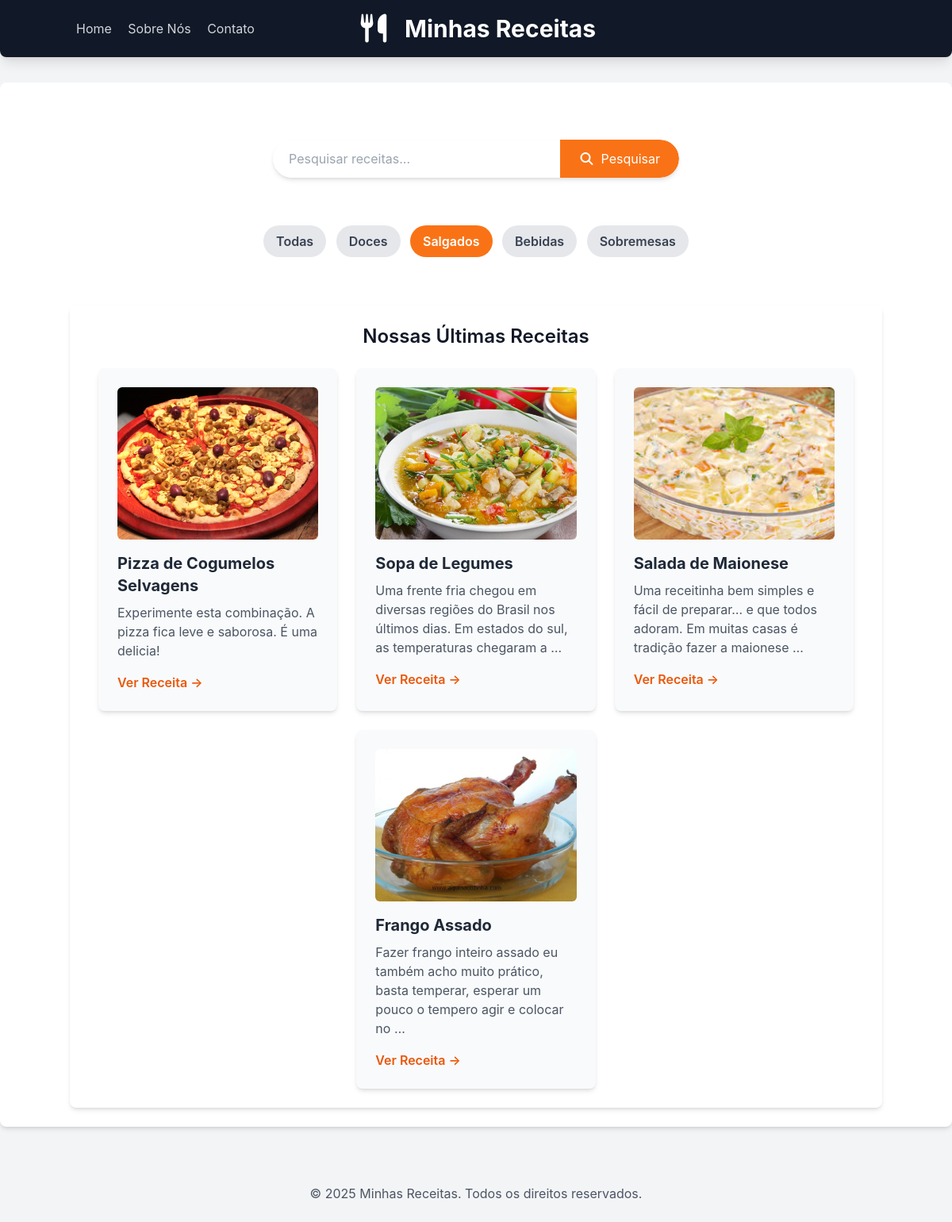
Screenshot of /?category=salgados with the database file from the repository.
### receitas/models.py (models this page shows, shortened)
class Receita(models.Model):
    CATEGORIAS = [
        ('doces', 'Doces'),
        ('salgados', 'Salgados'),
        ('bebidas', 'Bebidas'),
        ('sobremesas', 'Sobremesas'),
    ]
    title = models.CharField(max_length=200)
    description = models.TextField()
    ingredients = models.TextField()
    instructions = models.TextField()
    categoria = models.CharField(max_length=20, choices=CATEGORIAS, default='salgados')
    image = models.ImageField(upload_to="receitas/img", blank=True, null=True)
    created_at = models.DateTimeField(auto_now_add=True)
    updated_at = models.DateTimeField(auto_now=True)
    class Meta:
        verbose_name = "Receita"
        verbose_name_plural = "Receitas"
        ordering = ["-created_at"]

### receitas/views.py (the view)
# urls.py: 2. Add a URL to urlpatterns:  path('', views.home, name='home')
def home(request):
    categoria_query = request.GET.get("category")
    receitas = Receita.objects.all().order_by("-created_at")
    if categoria_query:
        receitas = receitas.filter(categoria=categoria_query)
    categorias = Receita.CATEGORIAS
    context = {
        "receitas": receitas,
        "categorias": categorias,
        "categoria_selecionada": categoria_query  # Adicione esta linha
    }
    return render(request, "receitas/home.html", context)

### receitas/templates/receitas/home.html (shortened to what this page needs)
{% extends 'base.html' %}
{% load static %}
{% block content %}
<section class="container mx-auto mt-8 p-4 flex justify-center">
    <form method="get" action="{% url 'pesquisar_receitas' %}"
        class="w-full max-w-lg flex bg-white rounded-full shadow-md overflow-hidden">
        <input type="text" placeholder="Pesquisar receitas..." name="q" value="{{ request.GET.q }}"
            class="flex-grow p-3 text-gray-700 focus:outline-none focus:ring-2 focus:ring-orange-500 rounded-l-full pl-5">
        <button type="submit" class="bg-orange-500 hover:bg-orange-600 text-white p-3 px-6
rounded-r-full transition duration-300 ease-in-out flex items-center justify-center">
            <i class="fas fa-search mr-2"></i> Pesquisar
        </button>
    </form>
</section>
<div class="container mx-auto p-6 mt-4 text-center">
    <a href="{% url 'home' %}" class="inline-block px-4 py-2 m-1 rounded-full font-semibold
        {% if not categoria_selecionada %}bg-orange-500 text-white{% else %}bg-gray-200 text-gray-700 hover:bg-orange-400 hover:text-white{% endif %}">
        Todas
    </a>
    {% for valor, nome in categorias %}
    <a href="?category={{ valor }}" class="inline-block px-4 py-2 m-1 rounded-full font-semibold
        {% if categoria_selecionada == valor %}bg-orange-500 text-white{% else %}bg-gray-200 text-gray-700 hover:bg-orange-400 hover:text-white{% endif %}">
        {{ nome }}
    </a>
    {% endfor %}
</div>
<div class="container mx-auto p-6 mt-8 bg-white rounded-lg shadow-md">
    <h2 class="text-2xl font-semibold mb-6 text-center">Nossas Últimas Receitas</h2>
    <div class="flex flex-wrap justify-center gap-6">
        {% for receita in receitas %}
        <div class="w-full sm:w-[calc(50%-1.5rem)] lg:w-[calc(33.333%-1.5rem)] bg-gray-50 p-6 rounded-lg shadow-md hover:shadow-lg transition-shadow duration-300 ease-in-out">
            {% if receita.image %}
            <img src="{{ receita.image.url }}" alt="{{ receita.title }}"
                class="w-full h-48 object-cover rounded-md mb-4">
            {% endif %}
            <h3 class="text-xl font-bold mb-2 text-gray-800">{{ receita.title }}</h3>
            <p class="text-gray-600 mb-4">{{ receita.description|truncatewords:20 }}</p>
            <a href="{% url 'receita_detail' id=receita.id %}"
                class="text-orange-600 hover:text-orange-800 font-semibold">Ver Receita &rarr;</a>
        </div>
        {% empty %}
        <p class="text-center text-gray-500">Nenhuma receita encontrada nesta categoria.</p>
        {% endfor %}
    </div>
</div>
{% endblock %}

### receitas/templates/base.html (style rules this page uses)
body { font-family: 'Inter', sans-serif; }

### rows the page displays
Receita: image (picture), title "Pizza de Cogumelos Selvagens", description "Experimente esta combinação. A pizza fica leve e saborosa. É uma delicia!"
Receita: image (picture), title "Sopa de Legumes", description "Uma frente fria chegou em diversas regiões do Brasil nos últimos dias. Em estados do sul, as temperaturas chegaram a …"
Receita: image (picture), title "Salada de Maionese", description "Uma receitinha bem simples e fácil de preparar… e que todos adoram. Em muitas casas é tradição fazer a maionese …"
Receita: image (picture), title "Frango Assado", description "Fazer frango inteiro assado eu também acho muito prático, basta temperar, esperar um pouco o tempero agir e colocar no …"

### other values shown
{{ nome }} "Doces" "Salgados" "Bebidas" "Sobremesas"
